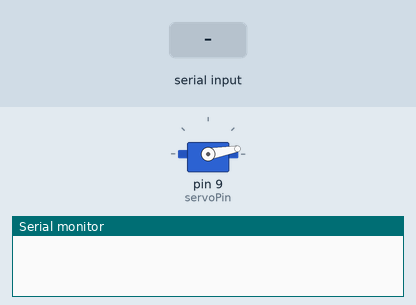
The sketch below on a simulated Arduino Uno, built with avr-gcc and run on an emulated ATmega328P. On the bench: servo, the last lines printed to the serial monitor. The inputs (shaded band) are chosen by the test bench.

Above: at 1.2 s.
1.3 s: byte 30 received over Serial
At 1.9 s:
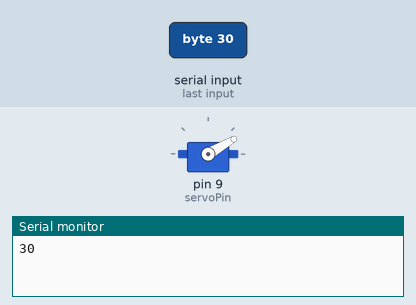
2.8 s: byte 90 received over Serial
At 4.0 s:
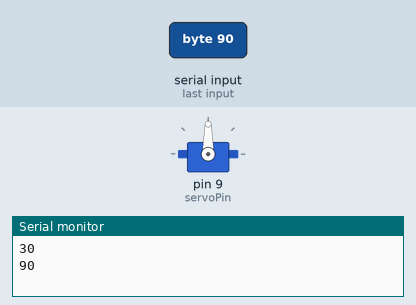
4.3 s: byte 120 received over Serial
At 5.4 s:
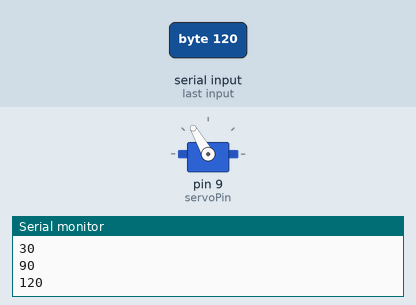
Timing chart, 0 to 7.3 s (numbered marks = the images above; inputs shaded):
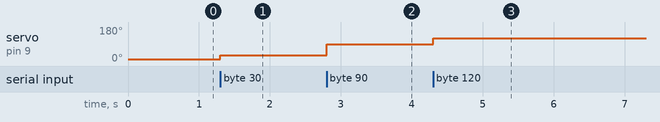

The sketch:

servo_motor_with_blu.ino
```cpp
#include <Servo.h>

Servo servo;
int angle = 5;      // Set minimum angle 5 degree
int servoPin = 9;   // attach servo motor to digital pin 9
byte incomingValue = 0;   // variable to store incoming bluetooth value

void setup() {
  Serial.begin(9600);
  servo.attach(servoPin);
  servo.write(10);
}
void loop()

{
  if(Serial.available() > 0)
  {
    incomingValue = Serial.read();
    Serial.println(incomingValue);
    servo.write(incomingValue);
    delay(10);
  }
}
```

Measured:
- after the input at 1.3 s, servo on pin 9 (servoPin): 10° → 30° at once
- after the input at 2.8 s, servo on pin 9 (servoPin): 30° → 90° at once
- after the input at 4.3 s, servo on pin 9 (servoPin): 90° → 120° at once
